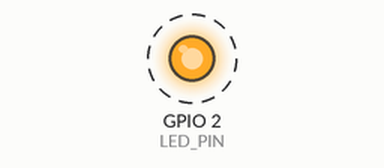
This sketch was run on a simulated ESP32. Parts: output pins drawn as LEDs (lit = HIGH). Dashed ring = blinking. No radio packets arrive unless stated; what the sketch prints to the serial monitor is not drawn.

Above: at 0.5 s.
Timing chart, 0 to 4.6 s (numbered marks = the images above):
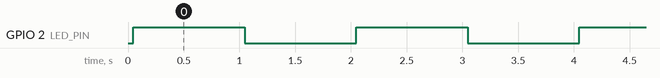

Measured:
- by itself, GPIO 2 (LED_PIN): alternates HIGH for 1.0 s and LOW for 1.0 s

The sketch:

Nrf24l01_test.ino
```cpp
// VCC -> 3.3V (ESP32)

// GND -> GND (ESP32)

// CE -> GPIO 22

// CSN -> GPIO 21

// SCK -> GPIO 18

// MOSI -> GPIO 23

// MISO -> GPIO 19


#include <SPI.h>
#include <nRF24L01.h>
#include <RF24.h>

// Define the pins based on your provided table
#define CE_PIN 22
#define CSN_PIN 21

// Create an RF24 object
RF24 radio(CE_PIN, CSN_PIN);

// Define the built-in LED pin for the ESP32
const int LED_PIN = 2;

void setup() {
  Serial.begin(9600);
  pinMode(LED_PIN, OUTPUT);

  Serial.println(F("Starting nRF24L01 status check..."));

  // This function attempts to initialize the nRF24L01 module.
  // It returns true if successful, false otherwise.
  if (radio.begin()) {
    // If the module works (radio.begin() returns true)
    Serial.println(F("SUCCESS: nRF24L01 module detected."));
    Serial.println(F("The LED will now blink every second."));

    // You can optionally print the configuration details here
    // radio.printDetails();
  } else {
    // If the module is not detected
    Serial.println(F("ERROR: nRF24L01 module not detected."));
    Serial.println(F("The LED will be HIGH continuously."));
    digitalWrite(LED_PIN, HIGH); // Turn the LED ON continuously

    // Halt the program, as the core task failed
    while (1) {}
  }
}

void loop() {
  // This part of the code only runs if radio.begin() was successful
  digitalWrite(LED_PIN, HIGH); // Turn the LED ON
  delay(1000); // Wait for 1 second
  digitalWrite(LED_PIN, LOW); // Turn the LED OFF
  delay(1000); // Wait for 1 second
}
```
